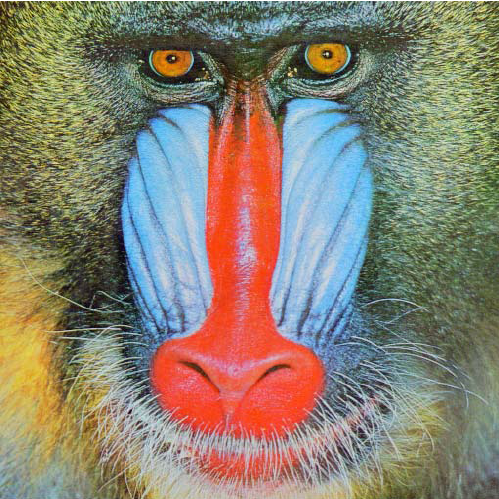
#> input picture prev Year/images/Baboon.png, 499 x 499 px
$ python global_histogram.py
#> lines starting #> are read from the running program, lines starting #| are printed output that depends on the picture
import numpy as np
from PIL import Image, ImageOps
from matplotlib import pyplot as plt

# 1. Load the image and convert to grayscale using Pillow
img = Image.open('images/Baboon.png').convert('L')
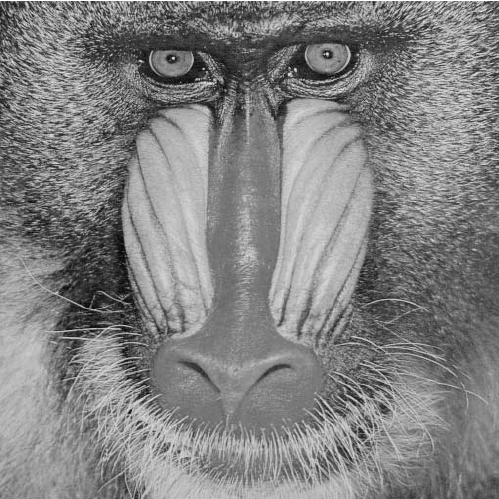
#> img: PIL image 499x499 L; min 1, max 255, mean 129.7
img_array = np.array(img)

# 2. Compute and plot the global histogram
plt.figure(figsize=(8, 5))
plt.hist(img_array.flatten(), bins=256, range=(0, 256), color='blue', histtype='step')
#img_array.flatten(): Converts a 2D or 3D image matrix (Rows*Columns) into a single, massive 1D linear array of numbers.
#bins =256, Creates exactly 256 structural "baskets" or columns.
plt.title('Global Histogram')
plt.xlabel('Pixel Intensity (0-255)')
plt.ylabel('Number of Pixels')
plt.xlim([0, 256])
plt.show()
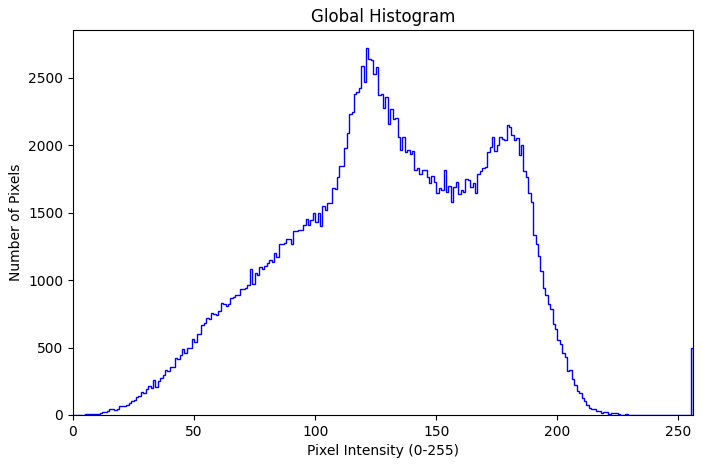
#> figure drawn by matplotlib, 1 panel

# 3. Process the image using Global Histogram Equalization
processed_img = ImageOps.equalize(img)
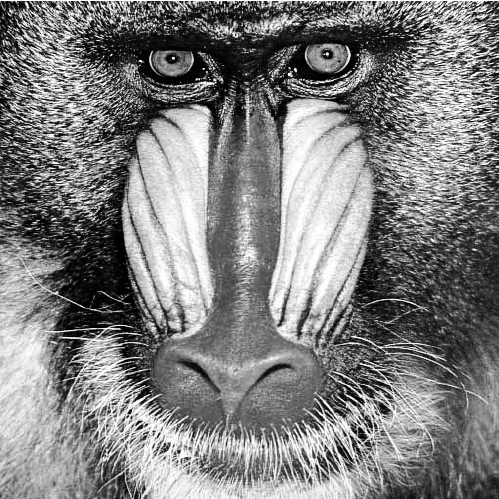
#> processed_img: PIL image 499x499 L; min 0, max 255, mean 126.9
processed_array = np.array(processed_img)

# 4. Show the processed image separately (Second Figure)
plt.figure(figsize=(6, 6))
plt.imshow(img_array, cmap='gray')
plt.title('Original Image')
plt.axis('off')
plt.show()

# 5. Show the processed image separately (Second Figure)
plt.figure(figsize=(6, 6))
plt.imshow(processed_array, cmap='gray')
plt.title('Processed Image After Global Histogram Equalization')
plt.axis('off')
plt.show()


#if want to show together, use the below code instead of the above two sections
# Show the original image
from matplotlib import axes
#Create a layout to show the histogram and the processed image side-by-side
fig, axes = plt.subplots(1, 2, figsize=(15, 6))

axes[0].imshow(img_array, cmap='gray')
axes[0].set_title('Original Image')
axes[0].axis('off')
#  Show the processed image besides the original image
axes[1].imshow(processed_array, cmap='gray')
axes[1].set_title('Processed Image')
axes[1].axis('off')
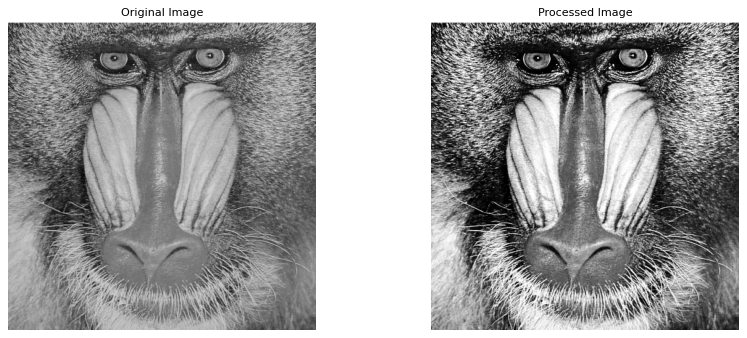
#> figure drawn by matplotlib, 2 panels
